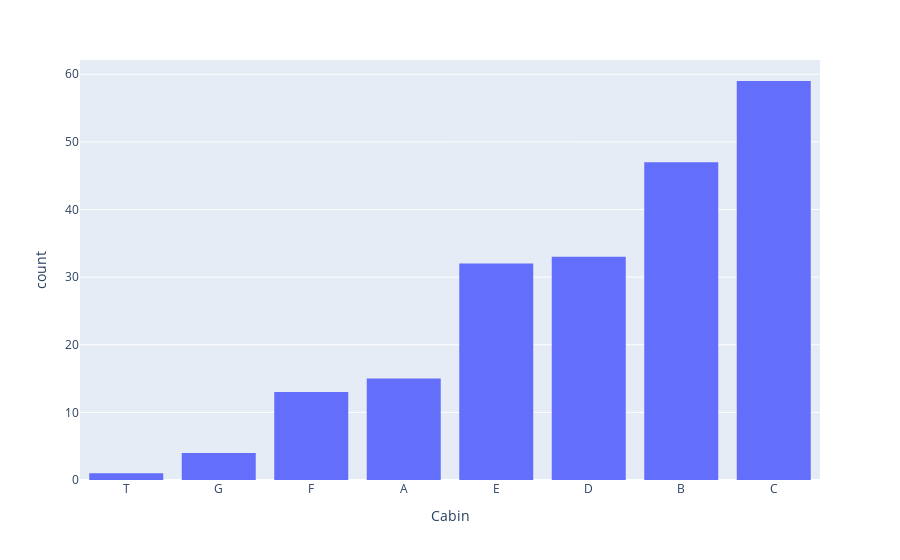

Notebook code cell kept with this figure:
### Markdown cell above
Notice we only need the first letter of the deck to classify its level (e.g. A,B,C,D,E,F,G)

### Code cell
#trying to create an empty list that takes the first element of the deck
#to classify them into leveles "A,B,C,D,E,F,G"
levels = []

#use a for loop for iteration
for level in deck:
    levels.append(level[0])

#make the data a dataframe and make the columns the cabin from the titanic df     
cabin_df = DataFrame(levels)
cabin_df.columns = ["Cabin"]
cabin_df.sort_index(inplace=True, axis=1)

#then we visualize the number of people in each cabin class
px.histogram(cabin_df, "Cabin",barmode="group").update_xaxes(categoryorder="total ascending")
#TODO: fix the ordering such that the values are sorted based on the A...group

### Figure 1 — Plotly figure (JSON) as saved in the notebook; plotly's stock layout.template omitted (floating-point values rounded to 4 significant figures; data arrays with more than 128 entries replaced by an {"elided": "..."} marker saying what was removed)
{"data": [{"alignmentgroup": "True", "bingroup": "x", "hovertemplate": "Cabin=%{x}<br>count=%{y}<extra></extra>", "legendgroup": "", "marker": {"color": "#636efa", "pattern": {"shape": ""}}, "name": "", "offsetgroup": "", "orientation": "v", "showlegend": false, "type": "histogram", "x": {"elided": "204 str values"}, "xaxis": "x", "yaxis": "y"}], "layout": {"barmode": "group", "legend": {"tracegroupgap": 0}, "margin": {"t": 60}, "xaxis": {"anchor": "y", "categoryorder": "total ascending", "domain": [0, 1], "title": {"text": "Cabin"}}, "yaxis": {"anchor": "x", "domain": [0, 1], "title": {"text": "count"}}}}
